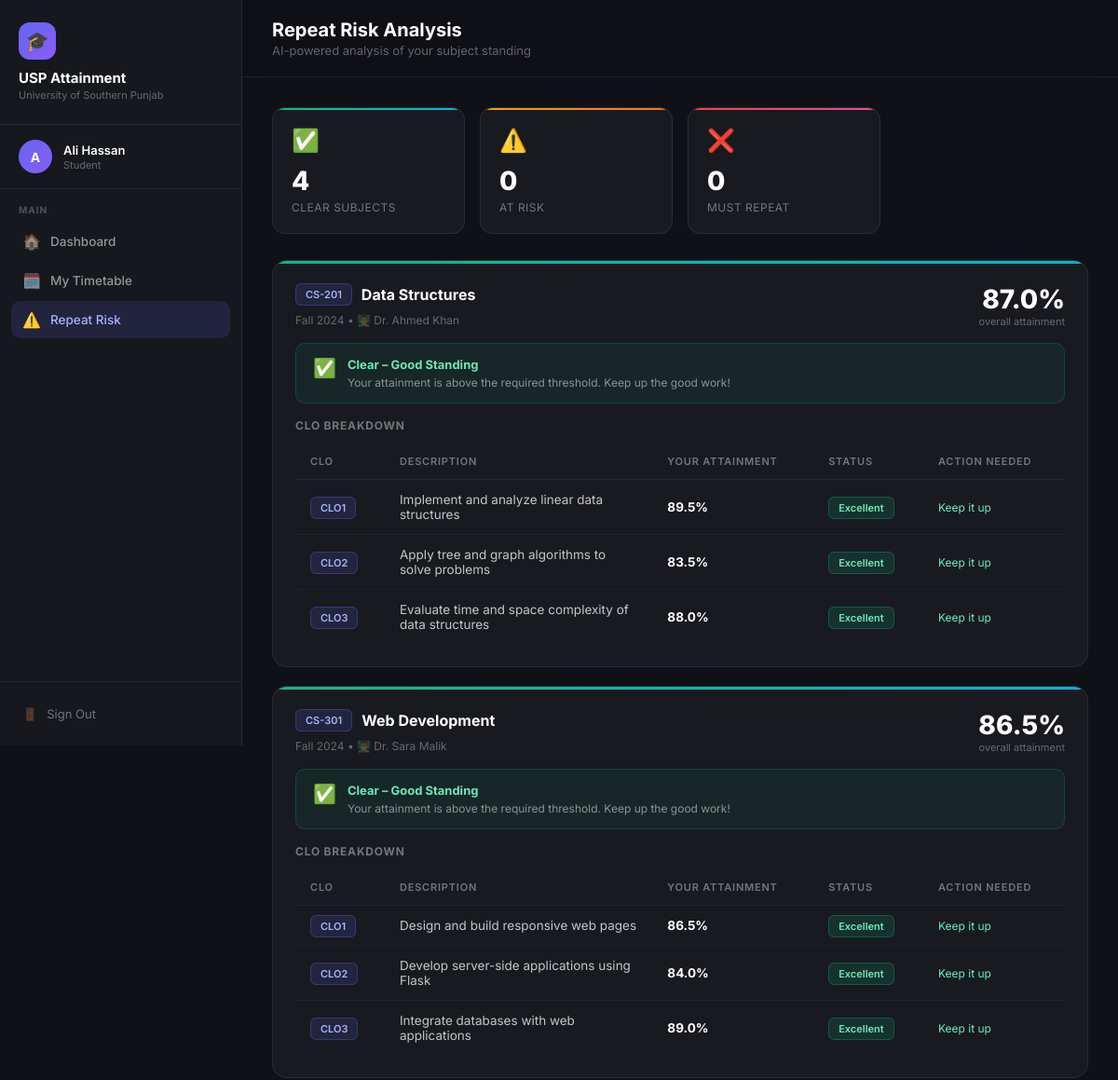
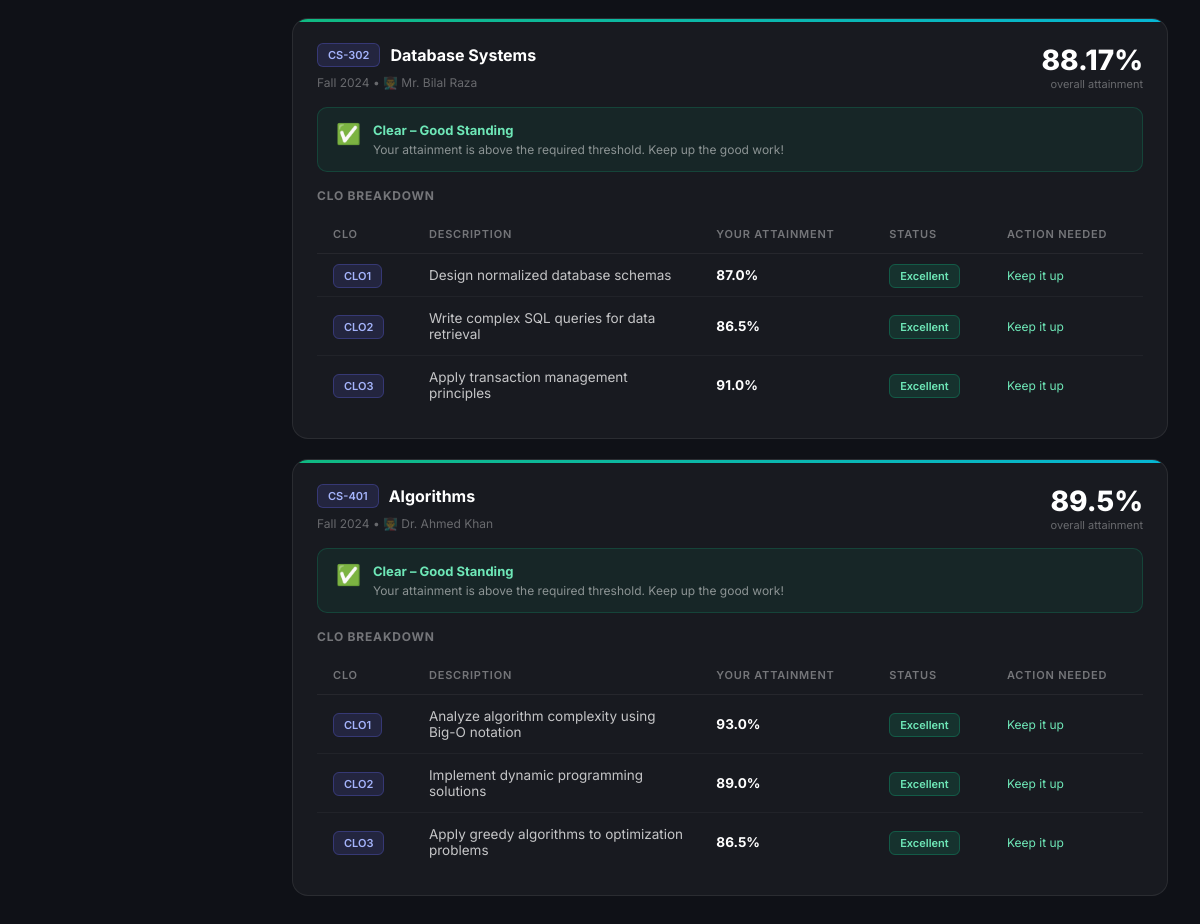
The app's page /student/repeat-risk (signed in) with its own data (2 pictures, top to bottom).
### models.py (models this page shows, shortened)
class User(db.Model, UserMixin):
    id = db.Column(db.Integer, primary_key=True)
    name = db.Column(db.String(200), nullable=False)
    email = db.Column(db.String(200), unique=True, nullable=False)
    password_hash = db.Column(db.String(256), nullable=False)
    role = db.Column(db.String(20), nullable=False)  # admin, teacher, student

class Course(db.Model):
    id = db.Column(db.Integer, primary_key=True)
    program_id = db.Column(db.Integer, db.ForeignKey('program.id'), nullable=False)
    teacher_id = db.Column(db.Integer, db.ForeignKey('user.id'), nullable=False)
    name = db.Column(db.String(200), nullable=False)
    code = db.Column(db.String(50), nullable=False)
    semester = db.Column(db.String(50), nullable=False)
    teacher = db.relationship('User', backref='courses')
    clos = db.relationship('CLO', backref='course', lazy=True, cascade='all, delete-orphan')
    timetable = db.relationship('Timetable', backref='course', lazy=True, cascade='all, delete-orphan')
    outline = db.relationship('Outline', backref='course', lazy=True, cascade='all, delete-orphan')
    enrollments = db.relationship('Enrollment', backref='course', lazy=True, cascade='all, delete-orphan')

class CLO(db.Model):
    id = db.Column(db.Integer, primary_key=True)
    course_id = db.Column(db.Integer, db.ForeignKey('course.id'), nullable=False)
    clo_code = db.Column(db.String(10), nullable=False)
    description = db.Column(db.String(500), nullable=False)
    assessments = db.relationship('Assessment', backref='clo', lazy=True, cascade='all, delete-orphan')
    plo_mappings = db.relationship('CLO_PLO', backref='clo', lazy=True, cascade='all, delete-orphan')

### student.py (the view)
@student_bp.route('/repeat-risk')
@login_required
def repeat_risk():
    enrollments = Enrollment.query.filter_by(student_id=current_user.id).all()
    risk_data = []
    for enrollment in enrollments:
        course = enrollment.course
        attainment = calculate_course_attainment(course, student_id=current_user.id)
        clo_results = []
        for clo in course.clos:
            clo_att = calculate_clo_attainment(clo, student_id=current_user.id)
            clo_results.append({'clo': clo, 'attainment': clo_att})
        risk_data.append({
            'course': course,
            'attainment': attainment,
            'clo_results': clo_results
        })
    return render_template('student/repeat_risk.html', risk_data=risk_data)

### app.py (called while the page is built)
@login_manager.user_loader
def load_user(user_id):
    return User.query.get(int(user_id))

### utils.py (called while the page is built)
def calculate_course_attainment(course, student_id=None):
    if not course.clos:
        return {'percentage': 0, 'level': 'No Data'}
    clo_results = []
    for clo in course.clos:
        result = calculate_clo_attainment(clo, student_id)
        if result['level'] != 'No Data':
            clo_results.append(result['percentage'])
    if not clo_results:
        return {'percentage': 0, 'level': 'No Data'}
    avg = sum(clo_results) / len(clo_results)
    if avg >= 50:
        status = 'Clear'
    elif avg >= 40:
        status = 'At Risk'
    else:
        status = 'Repeat'
    if avg >= 80:
        level = 'Excellent'
    elif avg >= 60:
        level = 'Good'
    elif avg >= 40:
        level = 'Average'
    else:
        level = 'Poor'
    return {
        'percentage': round(avg, 2),
        'level': level,
        'status': status
    }

### templates/student/repeat_risk.html (shortened to what this page needs)
{% extends 'base.html' %}
{% block page_title %}Repeat Risk Analysis{% endblock %}
{% block page_sub %}AI-powered analysis of your subject standing{% endblock %}
{% block sidebar_nav %}
<div class="nav-section">
    <div class="nav-section-title">Main</div>
    <a href="{{ url_for('student.dashboard') }}" class="nav-link"><span class="icon">🏠</span> Dashboard</a>
    <a href="{{ url_for('student.timetable') }}" class="nav-link"><span class="icon">🗓️</span> My Timetable</a>
    <a href="{{ url_for('student.repeat_risk') }}" class="nav-link active"><span class="icon">⚠️</span> Repeat Risk</a>
</div>
{% endblock %}
{% block content %}
<div class="stats-grid" style="margin-bottom:28px;">
    {% set clear = risk_data|selectattr('attainment.status','equalto','Clear')|list|length %}
    {% set risk = risk_data|selectattr('attainment.status','equalto','At Risk')|list|length %}
    {% set repeat = risk_data|selectattr('attainment.status','equalto','Repeat')|list|length %}
    <div class="stat-card" style="--accent:linear-gradient(90deg,#10b981,#06b6d4)">
        <div class="stat-icon">✅</div>
        <div class="stat-num">{{ clear }}</div>
        <div class="stat-label">Clear Subjects</div>
    </div>
    <div class="stat-card" style="--accent:linear-gradient(90deg,#f59e0b,#f97316)">
        <div class="stat-icon">⚠️</div>
        <div class="stat-num">{{ risk }}</div>
        <div class="stat-label">At Risk</div>
    </div>
    <div class="stat-card" style="--accent:linear-gradient(90deg,#ef4444,#ec4899)">
        <div class="stat-icon">❌</div>
        <div class="stat-num">{{ repeat }}</div>
        <div class="stat-label">Must Repeat</div>
    </div>
</div>
{% for rd in risk_data %}
{% set status = rd.attainment.status %}
<div class="card" style="margin-bottom:20px;position:relative;overflow:hidden;">
    <div style="position:absolute;top:0;left:0;right:0;height:3px;background:
        {% if status == 'Clear' %}linear-gradient(90deg,#10b981,#06b6d4)
        {% elif status == 'At Risk' %}linear-gradient(90deg,#f59e0b,#f97316)
        {% else %}linear-gradient(90deg,#ef4444,#ec4899){% endif %};"></div>
    <div style="display:flex;justify-content:space-between;align-items:flex-start;margin-bottom:16px;">
        <div>
            <div style="display:flex;align-items:center;gap:10px;margin-bottom:8px;">
                <span class="badge badge-purple">{{ rd.course.code }}</span>
                <strong style="color:#fff;font-size:16px;">{{ rd.course.name }}</strong>
            </div>
            <div style="font-size:12px;color:rgba(255,255,255,0.35);">{{ rd.course.semester }} • 👨‍🏫 {{ rd.course.teacher.name }}</div>
        </div>
        <div style="text-align:right;">
            <div style="font-size:28px;font-weight:800;color:#fff;">{{ rd.attainment.percentage }}%</div>
            <div style="font-size:11px;color:rgba(255,255,255,0.35);">overall attainment</div>
        </div>
    </div>
    {% if status == 'Clear' %}
    <div style="background:rgba(16,185,129,0.08);border:1px solid rgba(16,185,129,0.2);border-radius:10px;padding:14px 18px;margin-bottom:16px;display:flex;gap:12px;align-items:flex-start;">
        <span style="font-size:20px;">✅</span>
        <div>
            <div style="font-size:13px;font-weight:700;color:#6ee7b7;margin-bottom:4px;">Clear – Good Standing</div>
            <div style="font-size:12px;color:rgba(255,255,255,0.5);">Your attainment is above the required threshold. Keep up the good work!</div>
        </div>
    </div>
    {% endif %}
    <div style="font-size:12px;font-weight:700;color:rgba(255,255,255,0.4);text-transform:uppercase;letter-spacing:0.8px;margin-bottom:12px;">CLO Breakdown</div>
    <div class="table-wrap">
        <table>
            <thead>
                <tr><th>CLO</th><th>Description</th><th>Your Attainment</th><th>Status</th><th>Action Needed</th></tr>
            </thead>
            <tbody>
                {% for cr in rd.clo_results %}
                <tr>
                    <td><span class="badge badge-purple">{{ cr.clo.clo_code }}</span></td>
                    <td style="max-width:250px;">{{ cr.clo.description }}</td>
                    <td><strong style="color:#fff;">{{ cr.attainment.percentage }}%</strong></td>
                    <td>
                        {% if cr.attainment.level == 'Excellent' %}<span class="badge badge-green">Excellent</span>
                        {% elif cr.attainment.level == 'Good' %}<span class="badge badge-blue">Good</span>
                        {% elif cr.attainment.level == 'Average' %}<span class="badge badge-yellow">Average</span>
                        {% elif cr.attainment.level == 'Poor' %}<span class="badge badge-red">Poor</span>
                        {% else %}<span style="color:rgba(255,255,255,0.25);font-size:12px;">No data</span>{% endif %}
                    </td>
                    <td style="font-size:12px;">
                        {% if cr.attainment.level == 'Poor' %}
                        <span style="color:#fca5a5;">Immediate attention required</span>
                        {% elif cr.attainment.level == 'Average' %}
                        <span style="color:#fcd34d;">Additional practice needed</span>
                        {% elif cr.attainment.level in ['Good','Excellent'] %}
                        <span style="color:#6ee7b7;">Keep it up</span>
                        {% else %}
                        <span style="color:rgba(255,255,255,0.25);">Awaiting marks</span>
                        {% endif %}
                    </td>
                </tr>
                {% endfor %}
            </tbody>
        </table>
    </div>
</div>
{% endfor %}
{% endblock %}

### templates/base.html (shortened to what this page needs)
<!DOCTYPE html>
<html lang="en">
<head>
</head>
<body>
    <div class="sidebar">
        <div class="sidebar-brand">
            <div class="brand-icon">🎓</div>
            <div class="brand-name">USP Attainment</div>
            <div class="brand-sub">University of Southern Punjab</div>
        </div>
        <div class="sidebar-user">
            <div class="user-avatar">{{ current_user.name[0] }}</div>
            <div>
                <div class="user-name">{{ current_user.name }}</div>
                <div class="user-role">{{ current_user.role }}</div>
            </div>
        </div>
        <nav class="sidebar-nav">
            {% block sidebar_nav %}{% endblock %}
        </nav>
        <div class="sidebar-footer">
            <a href="{{ url_for('auth.logout') }}" class="btn-logout">
                <span>🚪</span> Sign Out
            </a>
        </div>
    </div>
    <div class="main">
        <div class="topbar">
            <div>
                <div class="topbar-title">{% block page_title %}Dashboard{% endblock %}</div>
                <div class="topbar-sub">{% block page_sub %}{% endblock %}</div>
            </div>
        </div>
        <div class="content">
            {% block content %}{% endblock %}
        </div>
    </div>
</body>
</html>

### records on screen
User: name "A", name "Ali Hassan", role "Student"
Course: course.code "CS-201", course.name "Data Structures", course.semester "Fall 2024"
User: course.teacher.name "Dr. Ahmed Khan" "Dr. Ahmed Khan"
CLO: clo.clo_code "CLO1", clo.description "Implement and analyze linear data structures"
CLO: clo.clo_code "CLO2", clo.description "Apply tree and graph algorithms to solve problems"
CLO: clo.clo_code "CLO3", clo.description "Evaluate time and space complexity of data structures"
Course: course.code "CS-301", course.name "Web Development", course.semester "Fall 2024"
User: course.teacher.name "Dr. Sara Malik"
CLO: clo.clo_code "CLO1", clo.description "Design and build responsive web pages"
CLO: clo.clo_code "CLO2", clo.description "Develop server-side applications using Flask"
CLO: clo.clo_code "CLO3", clo.description "Integrate databases with web applications"
Course: course.code "CS-302", course.name "Database Systems", course.semester "Fall 2024"
User: course.teacher.name "Mr. Bilal Raza"
CLO: clo.clo_code "CLO1", clo.description "Design normalized database schemas"
CLO: clo.clo_code "CLO2", clo.description "Write complex SQL queries for data retrieval"
CLO: clo.clo_code "CLO3", clo.description "Apply transaction management principles"
Course: course.code "CS-401", course.name "Algorithms", course.semester "Fall 2024"
CLO: clo.clo_code "CLO1", clo.description "Analyze algorithm complexity using Big-O notation"
CLO: clo.clo_code "CLO2", clo.description "Implement dynamic programming solutions"
CLO: clo.clo_code "CLO3", clo.description "Apply greedy algorithms to optimization problems"

### other values on screen
{{ clear }} "4"
{{ risk }} "0"
{{ repeat }} "0"
{{ rd.attainment.percentage }} "87.0" "86.5" "88.17" "89.5"
{{ cr.attainment.percentage }} "89.5" "83.5" "88.0" "86.5" "84.0" "89.0" "87.0" "86.5" "91.0" "93.0" "89.0" "86.5"
